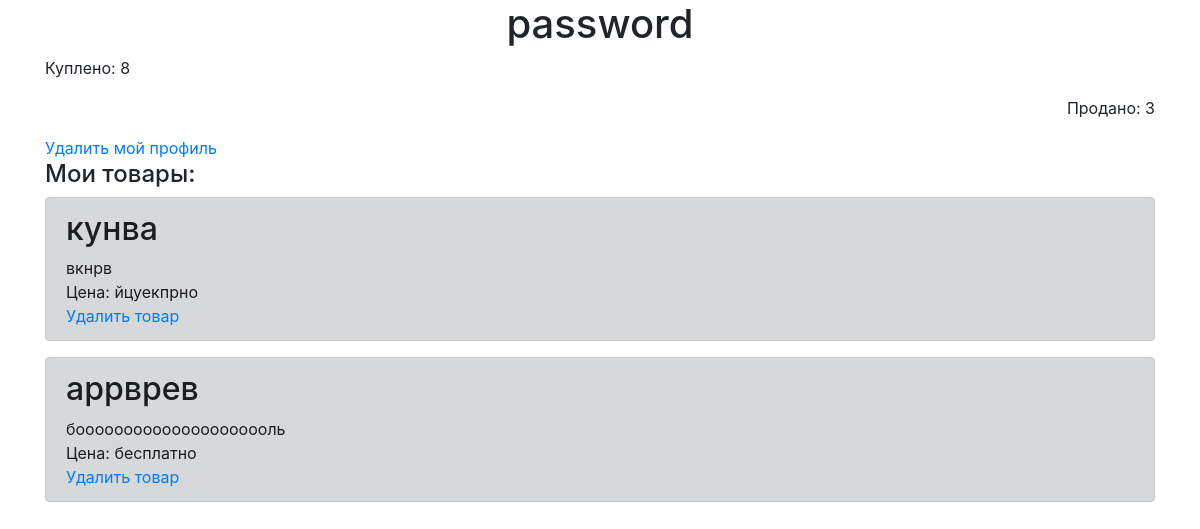
The app's page /my_page (signed in), older data.
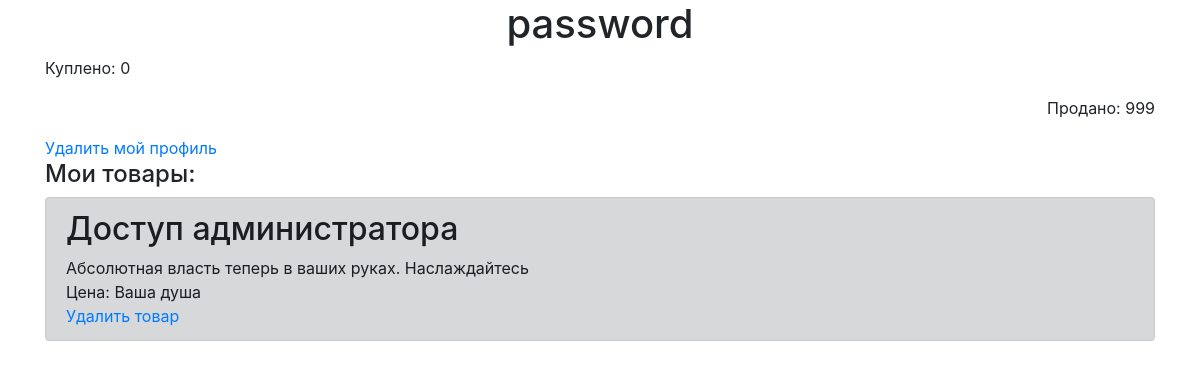
The same page, newer data.
### tables this page shows
CREATE TABLE users 
                            (id INTEGER PRIMARY KEY AUTOINCREMENT, 
                             user_name VARCHAR(16),
                             password_hash VARCHAR(16),
                             status VARCHAR(10),
                             buy INTEGER,
                             sale INTEGER
                             );

CREATE TABLE products 
                            (id INTEGER PRIMARY KEY AUTOINCREMENT, 
                             title VARCHAR(50),
                             content VARCHAR(200),
                             price VARCHAR(10),
                             user_id INTEGER
                             );

### server.py (the view)
@app.route('/my_page', methods=['GET'])
def profile():
    user = UserModel(db.get_connection()).get(session['user_id'])
    my_products = ProductModel(db.get_connection()).get_all(session['user_id'])
    return render_template('my_page.html', user=user, products=my_products)

### User.py (called while the page is built)
    def get(self, user_id):
        cursor = self.connection.cursor()
        cursor.execute("SELECT * FROM users WHERE id = ?", (str(user_id)))
        row = cursor.fetchone()
        return row

### db_connect.py (called while the page is built)
    def get_connection(self):
        return self.conn

### products.py (called while the page is built)
    def get_all(self, user_id = None):
        cursor = self.connection.cursor()
        if user_id:
            cursor.execute("SELECT * FROM products WHERE user_id = ?",
                           (str(user_id)))
        else:
            cursor.execute("SELECT * FROM products")
        rows = cursor.fetchall()
        return rows

### templates/my_page.html (shortened to what this page needs)
{% extends "base.html" %}
{% block content %}
    <h1 align=center>{{user[1]}}</h1>
    <p align=left>Куплено: {{user[4]}}</p>
    <p align=right>Продано: {{user[5]}}</p>
    <a href="/delite_my_profile">Удалить мой профиль</a>
    <br>
    <div class="text" id="container"><h4>Мои товары:</h4></div>
<div class="block1" id="container">
    {% for item in products %}
	    <div class="alert alert-dark" role="alert">
	        <h2>{{item[1]}}</h2>
            <div>{{item[2]}}</div>
            <div>Цена: {{item[3]}}</div>
            <a href="/delete_product/{{item[0]}}">Удалить товар</a>
	    </div>
	{% endfor %}
</div>
{% endblock %}

### templates/base.html (shortened to what this page needs)
<!doctype html>
<html lang="en">
<head>
    <link rel="stylesheet" href="https://maxcdn.bootstrapcdn.com/bootstrap/4.0.0/css/bootstrap.min.css">
</head>
  <body>
    <main role="main" class="container">
        {% block content %}{% endblock %}
    </main>
  </body>
</html>

Row changes from the older to the newer data that the page shows:
removed products: title "кунва", content "вкнрв", price "йцуекпрно"
removed products: title "аррврев", content "бооооооооооооооооооооль", price "бесплатно"
changed users "password": buy "8" → "0"; sale "3" → "999"
added products: title "Доступ администратора", content "Абсолютная власть теперь в ваших руках. Наслаждайтесь", price "Ваша душа"
